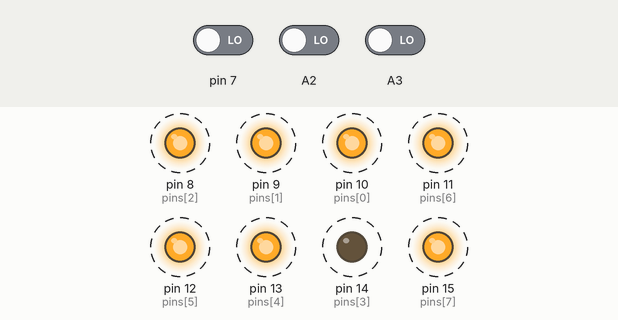
Bench run of a sketch on a simulated Arduino Uno, built with avr-gcc and run on an emulated ATmega328P. Shown: output pins drawn as LEDs (lit = HIGH). Dashed ring = blinking. Inputs (shaded band) come from the test bench; at power-on: A2 LOW, A3 LOW, pin 7 LOW.

Above: at 1.2 s.
1.3 s: A2 driven HIGH
At 1.75 s:
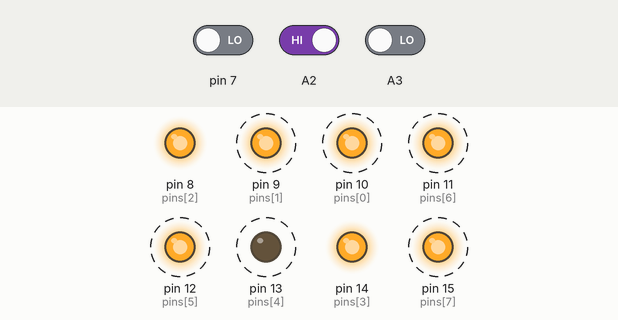
4.3 s: A3 driven HIGH
At 4.7 s:
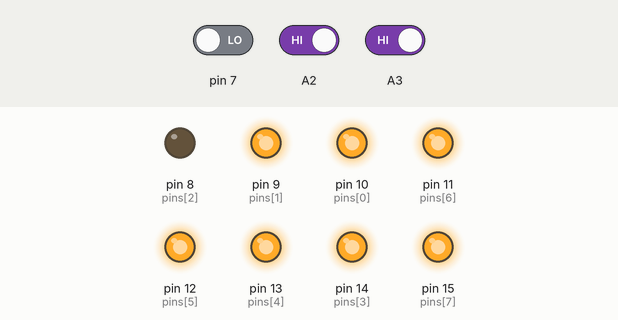
At 5.7 s:
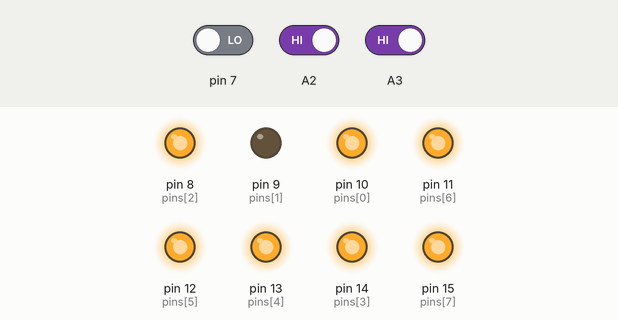
5.8 s: A3 driven LOW
Timing chart, 0 to 14.8 s (numbered marks = the images above; inputs shaded):
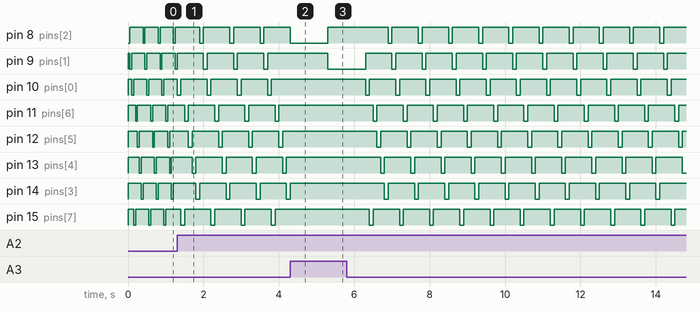

Measured:
- after the input at 1.3 s, pin 8 (pins[2]): alternates HIGH for 0.70 s and LOW for 0.10 s, starting after 0.60 s; pin 9 (pins[1]): alternates HIGH for 0.70 s and LOW for 0.10 s, starting after 0.70 s
- after the input at 4.3 s, pin 10 (pins[0]), pin 11 (pins[6]), pin 12 (pins[5]), pin 15 (pins[7]): stops changing and stays HIGH; pin 13 (pins[4]): stays HIGH (without the input it goes to LOW after 0.60 s); pin 14 (pins[3]): goes on until 4.3 s, then stays HIGH
- by itself, pin 8 (pins[2]), pin 9 (pins[1]), pin 10 (pins[0]), pin 11 (pins[6]), pin 12 (pins[5]), pin 13 (pins[4]), pin 14 (pins[3]), pin 15 (pins[7]): alternates HIGH for 0.35 s and LOW for 0.05 s

The sketch:

ukol_08_shabelnikov.ino
```cpp
//pripravek M8LED na portu BC

int pins[] = {10, 9, 8, 14, 13, 12, 11, 15};	//vystupni piny v poradi v jakem se budou prochazet

unsigned char pos = 3;	//aktualni  pozice
void setup()  {
	//nastaveni pinu jako vystupni
	for(int i=0; i<8; i++){
		pinMode(pins[i], OUTPUT);
	}
	for(int i = 0; i < 8; i++)
		digitalWrite(pins[i], HIGH); //reset all leds
	pinMode(7, INPUT);
}

int getDelay(int sw1, int sw2)
{
	int result = 50;
	if (sw1 == 1)
		result = 100;
	if (sw2 == 1)
		result *= 10;
	return result;
}

void loop(){
	int delay_value = getDelay(digitalRead(A2), digitalRead(A3));
	int up = digitalRead(7);
	digitalWrite(pins[pos], HIGH);//zhasnout LED
	if (up)
	{
		if (++pos > 7) pos = 0;	//posuv na dalsi pozici
	}
	else
	{
		if (--pos == 255) pos = 7;
	}
	digitalWrite(pins[pos], LOW);	//rozsvitit dalsi
	delay(delay_value);
}
```
